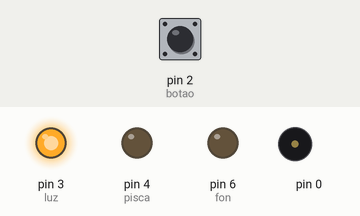
Recording of a sketch running on a simulated Arduino Uno, built with avr-gcc and run on an emulated ATmega328P. Shown: output pins drawn as LEDs (lit = HIGH), buzzer (waves = sounding). Inputs (shaded band) come from the test bench; at power-on: pin 2 (botao) LOW.

Above: at 1.2 s.
1.3 s: pin 2 (botao) pulled HIGH for 0.15 s
Timing chart, 0 to 1.5 s (numbered marks = the images above; inputs shaded):
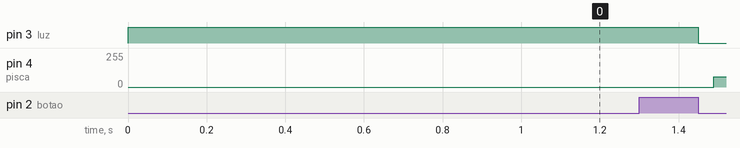

The sketch:

fon_fon.ino
```cpp
#define fon 6
#define luz 3
#define pisca 4
#define botao 2
volatile bool estado = false;
//1. Projete um alarme usando um buzzer, que inicie com frequencia de 1500hz e decremente a frequencia em 100hz a cada delay 100 até a frequencia atingir 0

 //2. Acione um led ligado constantemente. Ao apertar um botão usado como interrupção outro led acenderá e piscará por um delay 500.
void setup() {
  pinMode(fon, OUTPUT);
  pinMode(luz, OUTPUT);
  pinMode(pisca, OUTPUT);
  pinMode(botao, INPUT);
  attachInterrupt(digitalPinToInterrupt(botao), pisca_pisca, CHANGE);
}

void loop() {
  digitalWrite(luz, HIGH);
}
void pisca_pisca(){
    if(estado){
    digitalWrite(luz, LOW);
    while(true){

      int i=1500;
      while(i > 0){
        tone(fon, i);
        digitalWrite(pisca, HIGH);
        noTone(fon);
        digitalWrite(pisca, LOW);
        i=i-100;
        }
    }
    estado = false;
  }
  else{
    digitalWrite(luz, HIGH);
    estado = true;
  }
}
```
